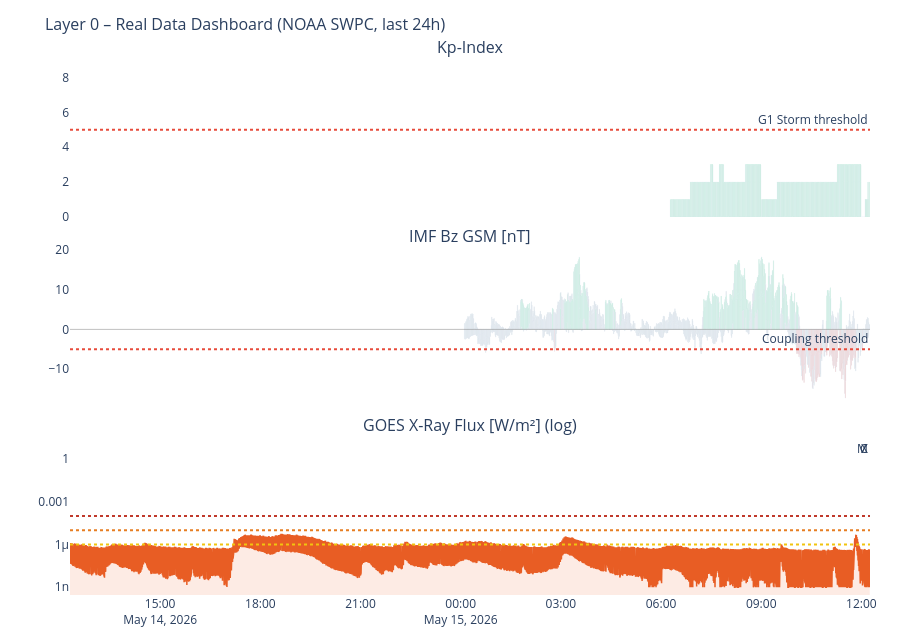

Notebook cell for this chart:
### Markdown cell above
---
## 3. Time-Series Dashboard (Real Data)

### Code cell
# ============================================================
# DASHBOARD – Kp / Solar Wind / IMF Bz / X-Ray
# ============================================================

panels = [
    (df_kp,   'kp',     'Kp-Index',                       '#7F77DD', 'bar'),
    (df_sw,   'speed',  'Solar Wind Speed [km/s]',         '#F2A623', 'line'),
    (df_mag,  'bz_gsm', 'IMF Bz GSM [nT]',                '#378ADD', 'bar'),
    (df_xray, 'flux',   'GOES X-Ray Flux [W/m²] (log)',    '#E85D24', 'line'),
]
active = [(df, col, title, color, kind)
          for df, col, title, color, kind in panels
          if df is not None and col in df.columns]

if not active:
    print('No data available.')
else:
    fig = make_subplots(
        rows=len(active), cols=1, shared_xaxes=True,
        subplot_titles=[p[2] for p in active],
        vertical_spacing=0.06
    )
    for i, (df, col, title, color, kind) in enumerate(active, 1):
        ds = df.dropna(subset=[col])
        if kind == 'bar':
            if col == 'kp':
                mc = ['#2ecc71' if v < 4 else '#f39c12' if v < 6 else '#e74c3c'
                      for v in ds[col]]
            elif col == 'bz_gsm':
                mc = ['#e74c3c' if v < -5 else '#2ecc71' if v > 5 else '#95a5a6'
                      for v in ds[col]]
            else:
                mc = color
            fig.add_trace(go.Bar(x=ds['time'], y=ds[col], marker_color=mc,
                                 name=title, opacity=0.75), row=i, col=1)
        else:
            h = color.lstrip('#')
            r_c, g_c, b_c = int(h[0:2], 16), int(h[2:4], 16), int(h[4:6], 16)
            fc = f'rgba({r_c},{g_c},{b_c},0.12)'
            fig.add_trace(go.Scatter(x=ds['time'], y=ds[col], name=title,
                                     line=dict(color=color, width=1.5),
                                     fill='tozeroy', fillcolor=fc), row=i, col=1)

        if col == 'kp':
            fig.add_hline(y=5, line_dash='dot', line_color='#e74c3c',
                          annotation_text='G1 Storm threshold', row=i, col=1)
            fig.update_yaxes(range=[0, 9], row=i, col=1)
        elif col == 'speed':
            fig.add_hline(y=500, line_dash='dot', line_color='#E85D24',
                          annotation_text='Elevated wind', row=i, col=1)
        elif col == 'bz_gsm':
            fig.add_hline(y=0, line_color='gray', line_width=0.5, row=i, col=1)
            fig.add_hline(y=-5, line_dash='dot', line_color='#e74c3c',
                          annotation_text='Coupling threshold', row=i, col=1)
        elif col == 'flux':
            fig.update_yaxes(type='log', row=i, col=1)
            for lvl, lbl, lc in [(1e-4,'X','#c0392b'),(1e-5,'M','#e67e22'),(1e-6,'C','#f1c40f')]:
                fig.add_hline(y=lvl, line_dash='dot', line_color=lc,
                              annotation_text=lbl, row=i, col=1)

    fig.update_layout(
        title=dict(text='Layer 0 – Real Data Dashboard (NOAA SWPC, last 24h)', font=dict(size=16)),
        height=180 * len(active) + 100,
        showlegend=False,
        plot_bgcolor='rgba(0,0,0,0)', paper_bgcolor='rgba(0,0,0,0)',
        margin=dict(l=70, r=30, t=60, b=40)
    )
    fig.show()

### Figure 1 — Plotly figure (JSON) as saved in the notebook; plotly's stock layout.template omitted (floating-point values rounded to 4 significant figures; data arrays with more than 128 entries replaced by an {"elided": "..."} marker saying what was removed)
{"data": [{"marker": {"color": {"elided": "358 str values"}}, "name": "Kp-Index", "opacity": 0.75, "type": "bar", "x": {"elided": "358 str values"}, "xaxis": "x", "y": {"elided": "358 int values"}, "yaxis": "y"}, {"marker": {"color": {"elided": "1440 str values"}}, "name": "IMF Bz GSM [nT]", "opacity": 0.75, "type": "bar", "x": {"elided": "1440 str values"}, "xaxis": "x2", "y": {"elided": "1440 float values"}, "yaxis": "y2"}, {"fill": "tozeroy", "fillcolor": "rgba(232,93,36,0.12)", "line": {"color": "#E85D24", "width": 1.5}, "name": "GOES X-Ray Flux [W/m²] (log)", "type": "scatter", "x": {"elided": "2872 str values"}, "xaxis": "x3", "y": {"elided": "2872 float values"}, "yaxis": "y3"}], "layout": {"annotations": [{"font": {"size": 16}, "showarrow": false, "text": "Kp-Index", "x": 0.5, "xanchor": "center", "xref": "paper", "y": 1.0, "yanchor": "bottom", "yref": "paper"}, {"font": {"size": 16}, "showarrow": false, "text": "IMF Bz GSM [nT]", "x": 0.5, "xanchor": "center", "xref": "paper", "y": 0.6467, "yanchor": "bottom", "yref": "paper"}, {"font": {"size": 16}, "showarrow": false, "text": "GOES X-Ray Flux [W/m²] (log)", "x": 0.5, "xanchor": "center", "xref": "paper", "y": 0.2933, "yanchor": "bottom", "yref": "paper"}, {"showarrow": false, "text": "G1 Storm threshold", "x": 1, "xanchor": "right", "xref": "x domain", "y": 5, "yanchor": "bottom", "yref": "y"}, {"showarrow": false, "text": "Coupling threshold", "x": 1, "xanchor": "right", "xref": "x2 domain", "y": -5, "yanchor": "bottom", "yref": "y2"}, {"showarrow": false, "text": "X", "x": 1, "xanchor": "right", "xref": "x3 domain", "y": 0.0001, "yanchor": "bottom", "yref": "y3"}, {"showarrow": false, "text": "M", "x": 1, "xanchor": "right", "xref": "x3 domain", "y": 1e-05, "yanchor": "bottom", "yref": "y3"}, {"showarrow": false, "text": "C", "x": 1, "xanchor": "right", "xref": "x3 domain", "y": 1e-06, "yanchor": "bottom", "yref": "y3"}], "height": 640, "margin": {"b": 40, "l": 70, "r": 30, "t": 60}, "paper_bgcolor": "rgba(0,0,0,0)", "plot_bgcolor": "rgba(0,0,0,0)", "shapes": [{"line": {"color": "#e74c3c", "dash": "dot"}, "type": "line", "x0": 0, "x1": 1, "xref": "x domain", "y0": 5, "y1": 5, "yref": "y"}, {"line": {"color": "gray", "width": 0.5}, "type": "line", "x0": 0, "x1": 1, "xref": "x2 domain", "y0": 0, "y1": 0, "yref": "y2"}, {"line": {"color": "#e74c3c", "dash": "dot"}, "type": "line", "x0": 0, "x1": 1, "xref": "x2 domain", "y0": -5, "y1": -5, "yref": "y2"}, {"line": {"color": "#c0392b", "dash": "dot"}, "type": "line", "x0": 0, "x1": 1, "xref": "x3 domain", "y0": 0.0001, "y1": 0.0001, "yref": "y3"}, {"line": {"color": "#e67e22", "dash": "dot"}, "type": "line", "x0": 0, "x1": 1, "xref": "x3 domain", "y0": 1e-05, "y1": 1e-05, "yref": "y3"}, {"line": {"color": "#f1c40f", "dash": "dot"}, "type": "line", "x0": 0, "x1": 1, "xref": "x3 domain", "y0": 1e-06, "y1": 1e-06, "yref": "y3"}], "showlegend": false, "title": {"font": {"size": 16}, "text": "Layer 0 – Real Data Dashboard (NOAA SWPC, last 24h)"}, "xaxis": {"anchor": "y", "domain": [0.0, 1.0], "matches": "x3", "showticklabels": false}, "xaxis2": {"anchor": "y2", "domain": [0.0, 1.0], "matches": "x3", "showticklabels": false}, "xaxis3": {"anchor": "y3", "domain": [0.0, 1.0]}, "yaxis": {"anchor": "x", "domain": [0.7067, 1.0], "range": [0, 9]}, "yaxis2": {"anchor": "x2", "domain": [0.3533, 0.6467]}, "yaxis3": {"anchor": "x3", "domain": [0.0, 0.2933], "type": "log"}}}
